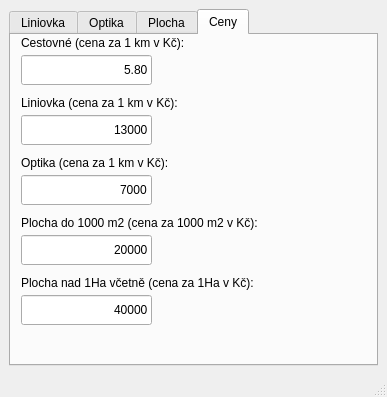
<?xml version="1.0" encoding="UTF-8"?>
<ui version="4.0">
 <class>MainWindow</class>
 <widget class="QMainWindow" name="MainWindow">
  <property name="geometry">
   <rect>
    <x>0</x>
    <y>0</y>
    <width>387</width>
    <height>397</height>
   </rect>
  </property>
  <property name="minimumSize">
   <size>
    <width>387</width>
    <height>397</height>
   </size>
  </property>
  <property name="maximumSize">
   <size>
    <width>387</width>
    <height>397</height>
   </size>
  </property>
  <property name="windowTitle">
   <string>MainWindow</string>
  </property>
  <widget class="QWidget" name="centralwidget">
   <layout class="QGridLayout" name="gridLayout">
    <item row="0" column="0">
     <widget class="QTabWidget" name="tabWidget">
      <property name="currentIndex">
       <number>3</number>
      </property>
      <widget class="QWidget" name="tab1">
       <attribute name="title">
        <string>Liniovka</string>
       </attribute>
       <widget class="QLabel" name="label">
        <property name="geometry">
         <rect>
          <x>10</x>
          <y>10</y>
          <width>121</width>
          <height>16</height>
         </rect>
        </property>
        <property name="text">
         <string>Délka výkopu (km):</string>
        </property>
       </widget>
       <widget class="QLineEdit" name="lineEdit">
        <property name="geometry">
         <rect>
          <x>10</x>
          <y>30</y>
          <width>131</width>
          <height>30</height>
         </rect>
        </property>
        <property name="inputMask">
         <string>000.00</string>
        </property>
        <property name="cursorPosition">
         <number>6</number>
        </property>
        <property name="alignment">
         <set>Qt::AlignmentFlag::AlignRight|Qt::AlignmentFlag::AlignTrailing|Qt::AlignmentFlag::AlignVCenter</set>
        </property>
        <property name="cursorMoveStyle">
         <enum>Qt::CursorMoveStyle::VisualMoveStyle</enum>
        </property>
       </widget>
       <widget class="QLabel" name="label_2">
        <property name="geometry">
         <rect>
          <x>10</x>
          <y>70</y>
          <width>161</width>
          <height>16</height>
         </rect>
        </property>
        <property name="text">
         <string>Vzdálenost (1 cesta, km):</string>
        </property>
       </widget>
       <widget class="QLineEdit" name="lineEdit_2">
        <property name="geometry">
         <rect>
          <x>10</x>
          <y>90</y>
          <width>131</width>
          <height>30</height>
         </rect>
        </property>
        <property name="inputMask">
         <string>000</string>
        </property>
        <property name="alignment">
         <set>Qt::AlignmentFlag::AlignRight|Qt::AlignmentFlag::AlignTrailing|Qt::AlignmentFlag::AlignVCenter</set>
        </property>
       </widget>
       <widget class="QLabel" name="label_3">
        <property name="geometry">
         <rect>
          <x>10</x>
          <y>130</y>
          <width>171</width>
          <height>16</height>
         </rect>
        </property>
        <property name="text">
         <string>Celková cena (Kč bez DPH):</string>
        </property>
       </widget>
       <widget class="QLineEdit" name="lineEdit_3">
        <property name="geometry">
         <rect>
          <x>10</x>
          <y>150</y>
          <width>131</width>
          <height>30</height>
         </rect>
        </property>
        <property name="inputMask">
         <string/>
        </property>
        <property name="alignment">
         <set>Qt::AlignmentFlag::AlignRight|Qt::AlignmentFlag::AlignTrailing|Qt::AlignmentFlag::AlignVCenter</set>
        </property>
        <property name="readOnly">
         <bool>true</bool>
        </property>
       </widget>
      </widget>
      <widget class="QWidget" name="tab_2">
       <attribute name="title">
        <string>Optika</string>
       </attribute>
       <widget class="QLabel" name="label_4">
        <property name="geometry">
         <rect>
          <x>10</x>
          <y>10</y>
          <width>121</width>
          <height>16</height>
         </rect>
        </property>
        <property name="text">
         <string>Délka výkopu (km):</string>
        </property>
       </widget>
       <widget class="QLineEdit" name="lineEdit_4">
        <property name="geometry">
         <rect>
          <x>10</x>
          <y>90</y>
          <width>131</width>
          <height>30</height>
         </rect>
        </property>
        <property name="inputMask">
         <string>000</string>
        </property>
        <property name="alignment">
         <set>Qt::AlignmentFlag::AlignRight|Qt::AlignmentFlag::AlignTrailing|Qt::AlignmentFlag::AlignVCenter</set>
        </property>
       </widget>
       <widget class="QLineEdit" name="lineEdit_5">
        <property name="geometry">
         <rect>
          <x>10</x>
          <y>30</y>
          <width>131</width>
          <height>30</height>
         </rect>
        </property>
        <property name="inputMask">
         <string>000.00</string>
        </property>
        <property name="alignment">
         <set>Qt::AlignmentFlag::AlignRight|Qt::AlignmentFlag::AlignTrailing|Qt::AlignmentFlag::AlignVCenter</set>
        </property>
       </widget>
       <widget class="QLineEdit" name="lineEdit_6">
        <property name="geometry">
         <rect>
          <x>10</x>
          <y>150</y>
          <width>131</width>
          <height>30</height>
         </rect>
        </property>
        <property name="inputMask">
         <string/>
        </property>
        <property name="alignment">
         <set>Qt::AlignmentFlag::AlignRight|Qt::AlignmentFlag::AlignTrailing|Qt::AlignmentFlag::AlignVCenter</set>
        </property>
        <property name="readOnly">
         <bool>true</bool>
        </property>
       </widget>
       <widget class="QLabel" name="label_5">
        <property name="geometry">
         <rect>
          <x>10</x>
          <y>70</y>
          <width>161</width>
          <height>16</height>
         </rect>
        </property>
        <property name="text">
         <string>Vzdálenost (1 cesta, km):</string>
        </property>
       </widget>
       <widget class="QLabel" name="label_6">
        <property name="geometry">
         <rect>
          <x>10</x>
          <y>130</y>
          <width>171</width>
          <height>16</height>
         </rect>
        </property>
        <property name="text">
         <string>Celková cena (Kč bez DPH):</string>
        </property>
       </widget>
      </widget>
      <widget class="QWidget" name="tab3">
       <attribute name="title">
        <string>Plocha</string>
       </attribute>
       <widget class="QLabel" name="label_7">
        <property name="geometry">
         <rect>
          <x>10</x>
          <y>10</y>
          <width>121</width>
          <height>16</height>
         </rect>
        </property>
        <property name="text">
         <string>Plocha:</string>
        </property>
       </widget>
       <widget class="QLineEdit" name="lineEdit_7">
        <property name="geometry">
         <rect>
          <x>10</x>
          <y>150</y>
          <width>131</width>
          <height>30</height>
         </rect>
        </property>
        <property name="inputMask">
         <string>000</string>
        </property>
        <property name="alignment">
         <set>Qt::AlignmentFlag::AlignRight|Qt::AlignmentFlag::AlignTrailing|Qt::AlignmentFlag::AlignVCenter</set>
        </property>
       </widget>
       <widget class="QLineEdit" name="lineEdit_8">
        <property name="geometry">
         <rect>
          <x>10</x>
          <y>90</y>
          <width>131</width>
          <height>30</height>
         </rect>
        </property>
        <property name="inputMask">
         <string>0000.00</string>
        </property>
        <property name="alignment">
         <set>Qt::AlignmentFlag::AlignRight|Qt::AlignmentFlag::AlignTrailing|Qt::AlignmentFlag::AlignVCenter</set>
        </property>
       </widget>
       <widget class="QLineEdit" name="lineEdit_9">
        <property name="geometry">
         <rect>
          <x>10</x>
          <y>210</y>
          <width>131</width>
          <height>30</height>
         </rect>
        </property>
        <property name="inputMask">
         <string/>
        </property>
        <property name="alignment">
         <set>Qt::AlignmentFlag::AlignRight|Qt::AlignmentFlag::AlignTrailing|Qt::AlignmentFlag::AlignVCenter</set>
        </property>
        <property name="readOnly">
         <bool>true</bool>
        </property>
       </widget>
       <widget class="QLabel" name="label_8">
        <property name="geometry">
         <rect>
          <x>10</x>
          <y>130</y>
          <width>161</width>
          <height>16</height>
         </rect>
        </property>
        <property name="text">
         <string>Vzdálenost (1 cesta, km):</string>
        </property>
       </widget>
       <widget class="QLabel" name="label_9">
        <property name="geometry">
         <rect>
          <x>10</x>
          <y>190</y>
          <width>171</width>
          <height>16</height>
         </rect>
        </property>
        <property name="text">
         <string>Celková cena (Kč bez DPH):</string>
        </property>
       </widget>
       <widget class="QRadioButton" name="radioButton">
        <property name="geometry">
         <rect>
          <x>10</x>
          <y>30</y>
          <width>100</width>
          <height>20</height>
         </rect>
        </property>
        <property name="text">
         <string>&amp;Do 1000 m2</string>
        </property>
        <property name="checked">
         <bool>true</bool>
        </property>
       </widget>
       <widget class="QRadioButton" name="radioButton_2">
        <property name="geometry">
         <rect>
          <x>10</x>
          <y>60</y>
          <width>100</width>
          <height>20</height>
         </rect>
        </property>
        <property name="text">
         <string>Nad &amp;1 Ha</string>
        </property>
       </widget>
       <widget class="QLabel" name="label_10">
        <property name="geometry">
         <rect>
          <x>150</x>
          <y>100</y>
          <width>121</width>
          <height>16</height>
         </rect>
        </property>
        <property name="text">
         <string>m2</string>
        </property>
       </widget>
      </widget>
      <widget class="QWidget" name="tab4">
       <attribute name="title">
        <string>Ceny</string>
       </attribute>
       <widget class="QLabel" name="label_11">
        <property name="geometry">
         <rect>
          <x>10</x>
          <y>0</y>
          <width>191</width>
          <height>16</height>
         </rect>
        </property>
        <property name="text">
         <string>Cestovné (cena za 1 km v Kč):</string>
        </property>
       </widget>
       <widget class="QLineEdit" name="lineEdit_10">
        <property name="geometry">
         <rect>
          <x>10</x>
          <y>20</y>
          <width>131</width>
          <height>30</height>
         </rect>
        </property>
        <property name="inputMask">
         <string/>
        </property>
        <property name="text">
         <string>5.80</string>
        </property>
        <property name="alignment">
         <set>Qt::AlignmentFlag::AlignRight|Qt::AlignmentFlag::AlignTrailing|Qt::AlignmentFlag::AlignVCenter</set>
        </property>
        <property name="readOnly">
         <bool>true</bool>
        </property>
       </widget>
       <widget class="QLineEdit" name="lineEdit_11">
        <property name="geometry">
         <rect>
          <x>10</x>
          <y>80</y>
          <width>131</width>
          <height>30</height>
         </rect>
        </property>
        <property name="inputMask">
         <string/>
        </property>
        <property name="text">
         <string>13000</string>
        </property>
        <property name="alignment">
         <set>Qt::AlignmentFlag::AlignRight|Qt::AlignmentFlag::AlignTrailing|Qt::AlignmentFlag::AlignVCenter</set>
        </property>
        <property name="readOnly">
         <bool>true</bool>
        </property>
       </widget>
       <widget class="QLabel" name="label_12">
        <property name="geometry">
         <rect>
          <x>10</x>
          <y>60</y>
          <width>181</width>
          <height>16</height>
         </rect>
        </property>
        <property name="text">
         <string>Liniovka (cena za 1 km v Kč):</string>
        </property>
       </widget>
       <widget class="QLineEdit" name="lineEdit_12">
        <property name="geometry">
         <rect>
          <x>10</x>
          <y>140</y>
          <width>131</width>
          <height>30</height>
         </rect>
        </property>
        <property name="inputMask">
         <string/>
        </property>
        <property name="text">
         <string>7000</string>
        </property>
        <property name="alignment">
         <set>Qt::AlignmentFlag::AlignRight|Qt::AlignmentFlag::AlignTrailing|Qt::AlignmentFlag::AlignVCenter</set>
        </property>
        <property name="readOnly">
         <bool>true</bool>
        </property>
       </widget>
       <widget class="QLabel" name="label_13">
        <property name="geometry">
         <rect>
          <x>10</x>
          <y>120</y>
          <width>181</width>
          <height>16</height>
         </rect>
        </property>
        <property name="text">
         <string>Optika (cena za 1 km v Kč):</string>
        </property>
       </widget>
       <widget class="QLabel" name="label_14">
        <property name="geometry">
         <rect>
          <x>10</x>
          <y>180</y>
          <width>271</width>
          <height>16</height>
         </rect>
        </property>
        <property name="text">
         <string>Plocha do 1000 m2 (cena za 1000 m2 v Kč):</string>
        </property>
       </widget>
       <widget class="QLineEdit" name="lineEdit_13">
        <property name="geometry">
         <rect>
          <x>10</x>
          <y>200</y>
          <width>131</width>
          <height>30</height>
         </rect>
        </property>
        <property name="inputMask">
         <string/>
        </property>
        <property name="text">
         <string>20000</string>
        </property>
        <property name="alignment">
         <set>Qt::AlignmentFlag::AlignRight|Qt::AlignmentFlag::AlignTrailing|Qt::AlignmentFlag::AlignVCenter</set>
        </property>
        <property name="readOnly">
         <bool>true</bool>
        </property>
       </widget>
       <widget class="QLabel" name="label_15">
        <property name="geometry">
         <rect>
          <x>10</x>
          <y>240</y>
          <width>291</width>
          <height>16</height>
         </rect>
        </property>
        <property name="text">
         <string>Plocha nad 1Ha včetně (cena za 1Ha v Kč):</string>
        </property>
       </widget>
       <widget class="QLineEdit" name="lineEdit_14">
        <property name="geometry">
         <rect>
          <x>10</x>
          <y>260</y>
          <width>131</width>
          <height>30</height>
         </rect>
        </property>
        <property name="inputMask">
         <string/>
        </property>
        <property name="text">
         <string>40000</string>
        </property>
        <property name="alignment">
         <set>Qt::AlignmentFlag::AlignRight|Qt::AlignmentFlag::AlignTrailing|Qt::AlignmentFlag::AlignVCenter</set>
        </property>
        <property name="readOnly">
         <bool>true</bool>
        </property>
       </widget>
      </widget>
     </widget>
    </item>
   </layout>
  </widget>
  <widget class="QMenuBar" name="menubar">
   <property name="geometry">
    <rect>
     <x>0</x>
     <y>0</y>
     <width>387</width>
     <height>28</height>
    </rect>
   </property>
  </widget>
  <widget class="QStatusBar" name="statusbar"/>
 </widget>
 <resources/>
 <connections/>
</ui>
